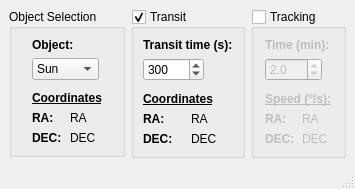
<?xml version="1.0" encoding="UTF-8"?>
<ui version="4.0">
 <class>MainWindow</class>
 <widget class="QMainWindow" name="MainWindow">
  <property name="windowModality">
   <enum>Qt::ApplicationModal</enum>
  </property>
  <property name="windowTitle">
   <string>Planetary Object Actions</string>
  </property>
  <widget class="QWidget" name="centralwidget">
   <layout class="QGridLayout" name="gridLayout_4">
    <item row="0" column="0">
     <widget class="QGroupBox" name="groupBox_2">
      <property name="sizePolicy">
       <sizepolicy hsizetype="Preferred" vsizetype="Maximum">
        <horstretch>0</horstretch>
        <verstretch>0</verstretch>
       </sizepolicy>
      </property>
      <property name="title">
       <string>Object Selection</string>
      </property>
      <layout class="QGridLayout" name="gridLayout">
       <item row="0" column="0">
        <widget class="QLabel" name="label">
         <property name="text">
          <string>&lt;html&gt;&lt;head/&gt;&lt;body&gt;&lt;p&gt;&lt;span style=&quot; font-weight:600;&quot;&gt;Object:&lt;/span&gt;&lt;/p&gt;&lt;/body&gt;&lt;/html&gt;</string>
         </property>
        </widget>
       </item>
       <item row="3" column="0">
        <widget class="QLabel" name="label_2">
         <property name="text">
          <string>&lt;html&gt;&lt;head/&gt;&lt;body&gt;&lt;p&gt;&lt;span style=&quot; font-weight:600; text-decoration: underline;&quot;&gt;Coordinates&lt;/span&gt;&lt;/p&gt;&lt;/body&gt;&lt;/html&gt;</string>
         </property>
        </widget>
       </item>
       <item row="1" column="0">
        <widget class="QComboBox" name="objectSelectionComboBox">
         <property name="sizePolicy">
          <sizepolicy hsizetype="Maximum" vsizetype="Fixed">
           <horstretch>0</horstretch>
           <verstretch>0</verstretch>
          </sizepolicy>
         </property>
         <item>
          <property name="text">
           <string>Sun</string>
          </property>
         </item>
         <item>
          <property name="text">
           <string>Moon</string>
          </property>
         </item>
         <item>
          <property name="text">
           <string>Jupiter</string>
          </property>
         </item>
         <item>
          <property name="text">
           <string>Venus</string>
          </property>
         </item>
         <item>
          <property name="text">
           <string>Mars</string>
          </property>
         </item>
        </widget>
       </item>
       <item row="4" column="0">
        <layout class="QHBoxLayout" name="horizontalLayout_2">
         <item>
          <widget class="QLabel" name="label_3">
           <property name="text">
            <string>&lt;html&gt;&lt;head/&gt;&lt;body&gt;&lt;p&gt;&lt;span style=&quot; font-weight:600;&quot;&gt;RA:&lt;/span&gt;&lt;/p&gt;&lt;/body&gt;&lt;/html&gt;</string>
           </property>
          </widget>
         </item>
         <item>
          <widget class="QLabel" name="objectRA">
           <property name="text">
            <string>RA</string>
           </property>
          </widget>
         </item>
        </layout>
       </item>
       <item row="5" column="0">
        <layout class="QHBoxLayout" name="horizontalLayout">
         <item>
          <widget class="QLabel" name="label_4">
           <property name="text">
            <string>&lt;html&gt;&lt;head/&gt;&lt;body&gt;&lt;p&gt;&lt;span style=&quot; font-weight:600;&quot;&gt;DEC:&lt;/span&gt;&lt;/p&gt;&lt;/body&gt;&lt;/html&gt;</string>
           </property>
          </widget>
         </item>
         <item>
          <widget class="QLabel" name="objectDEC">
           <property name="text">
            <string>DEC</string>
           </property>
          </widget>
         </item>
        </layout>
       </item>
       <item row="2" column="0">
        <spacer name="verticalSpacer">
         <property name="orientation">
          <enum>Qt::Vertical</enum>
         </property>
         <property name="sizeType">
          <enum>QSizePolicy::Maximum</enum>
         </property>
         <property name="sizeHint" stdset="0">
          <size>
           <width>5</width>
           <height>5</height>
          </size>
         </property>
        </spacer>
       </item>
      </layout>
     </widget>
    </item>
    <item row="0" column="1">
     <widget class="QGroupBox" name="planObjectTransitGroupBox">
      <property name="sizePolicy">
       <sizepolicy hsizetype="Preferred" vsizetype="Maximum">
        <horstretch>0</horstretch>
        <verstretch>0</verstretch>
       </sizepolicy>
      </property>
      <property name="title">
       <string>Transit</string>
      </property>
      <property name="checkable">
       <bool>true</bool>
      </property>
      <layout class="QGridLayout" name="gridLayout_2">
       <item row="1" column="0" rowspan="2" colspan="2">
        <widget class="QSpinBox" name="transitTimeBox">
         <property name="sizePolicy">
          <sizepolicy hsizetype="Maximum" vsizetype="Fixed">
           <horstretch>0</horstretch>
           <verstretch>0</verstretch>
          </sizepolicy>
         </property>
         <property name="maximum">
          <number>86400</number>
         </property>
         <property name="value">
          <number>300</number>
         </property>
        </widget>
       </item>
       <item row="4" column="0" colspan="2">
        <widget class="QLabel" name="label_6">
         <property name="text">
          <string>&lt;html&gt;&lt;head/&gt;&lt;body&gt;&lt;p&gt;&lt;span style=&quot; font-weight:600; text-decoration: underline;&quot;&gt;Coordinates&lt;/span&gt;&lt;/p&gt;&lt;/body&gt;&lt;/html&gt;</string>
         </property>
        </widget>
       </item>
       <item row="5" column="0" colspan="2">
        <layout class="QHBoxLayout" name="horizontalLayout_3">
         <item>
          <widget class="QLabel" name="label_7">
           <property name="text">
            <string>&lt;html&gt;&lt;head/&gt;&lt;body&gt;&lt;p&gt;&lt;span style=&quot; font-weight:600;&quot;&gt;RA:&lt;/span&gt;&lt;/p&gt;&lt;/body&gt;&lt;/html&gt;</string>
           </property>
          </widget>
         </item>
         <item>
          <widget class="QLabel" name="objectTransitRA">
           <property name="text">
            <string>RA</string>
           </property>
          </widget>
         </item>
        </layout>
       </item>
       <item row="6" column="0" colspan="2">
        <layout class="QHBoxLayout" name="horizontalLayout_4">
         <item>
          <widget class="QLabel" name="label_8">
           <property name="text">
            <string>&lt;html&gt;&lt;head/&gt;&lt;body&gt;&lt;p&gt;&lt;span style=&quot; font-weight:600;&quot;&gt;DEC:&lt;/span&gt;&lt;/p&gt;&lt;/body&gt;&lt;/html&gt;</string>
           </property>
          </widget>
         </item>
         <item>
          <widget class="QLabel" name="objectTransitDEC">
           <property name="text">
            <string>DEC</string>
           </property>
          </widget>
         </item>
        </layout>
       </item>
       <item row="3" column="0">
        <spacer name="verticalSpacer_2">
         <property name="orientation">
          <enum>Qt::Vertical</enum>
         </property>
         <property name="sizeType">
          <enum>QSizePolicy::Minimum</enum>
         </property>
         <property name="sizeHint" stdset="0">
          <size>
           <width>20</width>
           <height>5</height>
          </size>
         </property>
        </spacer>
       </item>
       <item row="0" column="0" colspan="2">
        <widget class="QLabel" name="label_5">
         <property name="text">
          <string>&lt;html&gt;&lt;head/&gt;&lt;body&gt;&lt;p&gt;&lt;span style=&quot; font-weight:600;&quot;&gt;Transit time (s):&lt;/span&gt;&lt;/p&gt;&lt;/body&gt;&lt;/html&gt;</string>
         </property>
        </widget>
       </item>
      </layout>
     </widget>
    </item>
    <item row="0" column="2">
     <widget class="QGroupBox" name="planObjectTrackingGroupBox">
      <property name="enabled">
       <bool>true</bool>
      </property>
      <property name="sizePolicy">
       <sizepolicy hsizetype="Preferred" vsizetype="Maximum">
        <horstretch>0</horstretch>
        <verstretch>0</verstretch>
       </sizepolicy>
      </property>
      <property name="title">
       <string>Tracking</string>
      </property>
      <property name="checkable">
       <bool>true</bool>
      </property>
      <property name="checked">
       <bool>false</bool>
      </property>
      <layout class="QGridLayout" name="gridLayout_3">
       <item row="0" column="0">
        <widget class="QLabel" name="label_9">
         <property name="text">
          <string>&lt;html&gt;&lt;head/&gt;&lt;body&gt;&lt;p&gt;&lt;span style=&quot; font-weight:600;&quot;&gt;Time (min):&lt;/span&gt;&lt;/p&gt;&lt;/body&gt;&lt;/html&gt;</string>
         </property>
        </widget>
       </item>
       <item row="1" column="0">
        <widget class="QDoubleSpinBox" name="trackingtTimeBox">
         <property name="sizePolicy">
          <sizepolicy hsizetype="Maximum" vsizetype="Fixed">
           <horstretch>0</horstretch>
           <verstretch>0</verstretch>
          </sizepolicy>
         </property>
         <property name="decimals">
          <number>1</number>
         </property>
         <property name="maximum">
          <double>300.000000000000000</double>
         </property>
         <property name="singleStep">
          <double>0.500000000000000</double>
         </property>
         <property name="value">
          <double>2.000000000000000</double>
         </property>
        </widget>
       </item>
       <item row="2" column="0">
        <spacer name="verticalSpacer_3">
         <property name="orientation">
          <enum>Qt::Vertical</enum>
         </property>
         <property name="sizeType">
          <enum>QSizePolicy::Minimum</enum>
         </property>
         <property name="sizeHint" stdset="0">
          <size>
           <width>20</width>
           <height>5</height>
          </size>
         </property>
        </spacer>
       </item>
       <item row="3" column="0">
        <widget class="QLabel" name="label_15">
         <property name="text">
          <string>&lt;html&gt;&lt;head/&gt;&lt;body&gt;&lt;p&gt;&lt;span style=&quot; font-weight:600; text-decoration: underline;&quot;&gt;Speed (&lt;/span&gt;&lt;span style=&quot; font-weight:600; text-decoration: underline; vertical-align:super;&quot;&gt;o&lt;/span&gt;&lt;span style=&quot; font-weight:600; text-decoration: underline;&quot;&gt;/s):&lt;/span&gt;&lt;/p&gt;&lt;/body&gt;&lt;/html&gt;</string>
         </property>
        </widget>
       </item>
       <item row="4" column="0">
        <layout class="QHBoxLayout" name="horizontalLayout_5">
         <item>
          <widget class="QLabel" name="label_10">
           <property name="text">
            <string>&lt;html&gt;&lt;head/&gt;&lt;body&gt;&lt;p&gt;&lt;span style=&quot; font-weight:600;&quot;&gt;RA:&lt;/span&gt;&lt;/p&gt;&lt;/body&gt;&lt;/html&gt;</string>
           </property>
          </widget>
         </item>
         <item>
          <widget class="QLabel" name="objectTrackingSpeedRA">
           <property name="text">
            <string>RA</string>
           </property>
          </widget>
         </item>
        </layout>
       </item>
       <item row="5" column="0">
        <layout class="QHBoxLayout" name="horizontalLayout_6">
         <item>
          <widget class="QLabel" name="label_11">
           <property name="text">
            <string>&lt;html&gt;&lt;head/&gt;&lt;body&gt;&lt;p&gt;&lt;span style=&quot; font-weight:600;&quot;&gt;DEC:&lt;/span&gt;&lt;/p&gt;&lt;/body&gt;&lt;/html&gt;</string>
           </property>
          </widget>
         </item>
         <item>
          <widget class="QLabel" name="objectTrackingSpeedDEC">
           <property name="text">
            <string>DEC</string>
           </property>
          </widget>
         </item>
        </layout>
       </item>
      </layout>
     </widget>
    </item>
   </layout>
  </widget>
  <widget class="QMenuBar" name="menubar">
   <property name="geometry">
    <rect>
     <x>0</x>
     <y>0</y>
     <width>325</width>
     <height>21</height>
    </rect>
   </property>
  </widget>
  <widget class="QStatusBar" name="statusbar"/>
 </widget>
 <resources/>
 <connections/>
</ui>
